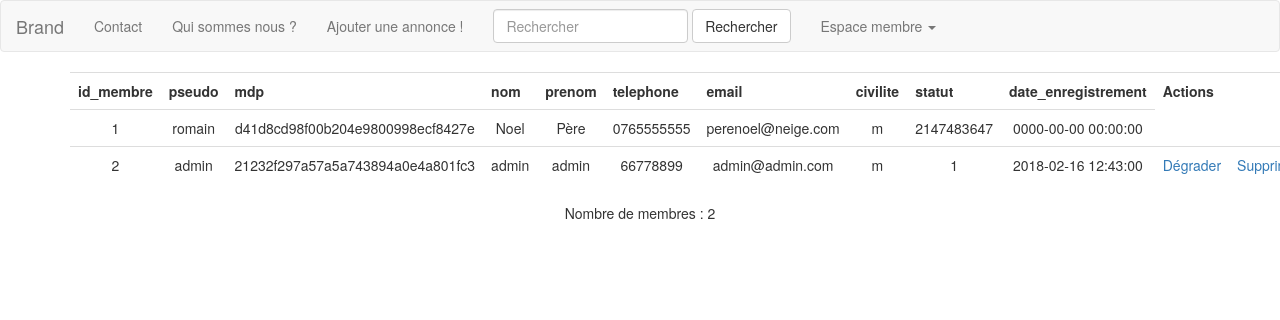
Page /admin/gestion_membre.php (signed in) on the committed database.
### tables this page shows
CREATE TABLE `membre` (
  `id_membre` int(3) NOT NULL,
  `pseudo` varchar(20) NOT NULL,
  `mdp` varchar(60) NOT NULL,
  `nom` varchar(20) NOT NULL,
  `prenom` varchar(20) NOT NULL,
  `telephone` varchar(20) NOT NULL,
  `email` varchar(50) NOT NULL,
  `civilite` enum('m','f') NOT NULL,
  `statut` int(1) NOT NULL,
  `date_enregistrement` datetime NOT NULL
);

### admin/gestion_membre.php (the view, shortened to what this page needs)
<?php
require_once('../inc/init.php');
require_once('../inc/header.php');
$pdo->exec("USE annonceo");
$nomtable="membre";
$result = $pdo->query("SELECT id_membre,pseudo,mdp,nom,prenom,telephone,email,civilite,statut,date_enregistrement FROM $nomtable");
echo "<table class='table table-hover'><tr>";
$nbcol = $result->columnCount();
for ($i=0;$i<$nbcol;$i++){
    $infocol = $result->getColumnMeta($i);
    echo '<th>';
    echo $infocol['name'];
    echo '</th>';
}
 echo '<th colspan="2">Actions</th>';
echo '</tr>';
while ($ligne = $result->fetch(PDO::FETCH_ASSOC)){
    echo '<tr>';
        foreach($ligne as $information){
            echo "<td class='text-center'> $information </td>";
        }
    if ($ligne['id_membre'] != $_SESSION['membre']['id_membre'])
    {
    $type_action = ($ligne['statut'] == 0 ? 'Promouvoir' : 'Dégrader');
            echo '<td><a href="?action=changestatut&id_membre='.$ligne['id_membre'].'">'.$type_action.'<a></td>';
            echo '<td><a href="?action=suppression&id_membre='.$ligne['id_membre'].'"onclick="return(confirm(\'Etes vous sûr de vouloir kicker : '.$ligne['nom'].' ?\'))">Supprimer<a></td>';
            echo '</tr>';
    }
}
echo '</table>';
echo '<p class="text-center">Nombre de membres : '.$result->rowCount().'</p>';
require_once('../inc/footer.php');
?>

### rows in the picture
membre: id_membre "1", pseudo "romain", mdp "d41d8cd98f00b204e9800998ecf8427e", nom "Noel", prenom "Père", telephone "0765555555", email "perenoel@neige.com", civilite "m", statut "2147483647", date_enregistrement "0000-00-00 00:00:00"
membre: id_membre "2", information "admin", mdp "21232f297a57a5a743894a0e4a801fc3", telephone "66778899", email "admin@admin.com", civilite "m", statut "1", date_enregistrement "2018-02-16 12:43:00", statut "Dégrader"

### other values in the picture
$infocol['name'] "id_membre"
$infocol['name'] "pseudo"
$infocol['name'] "mdp"
$infocol['name'] "nom"
$infocol['name'] "prenom"
$infocol['name'] "telephone"
$infocol['name'] "email"
$infocol['name'] "civilite"
$infocol['name'] "statut"
$infocol['name'] "date_enregistrement"
$result->rowCount() "2"
